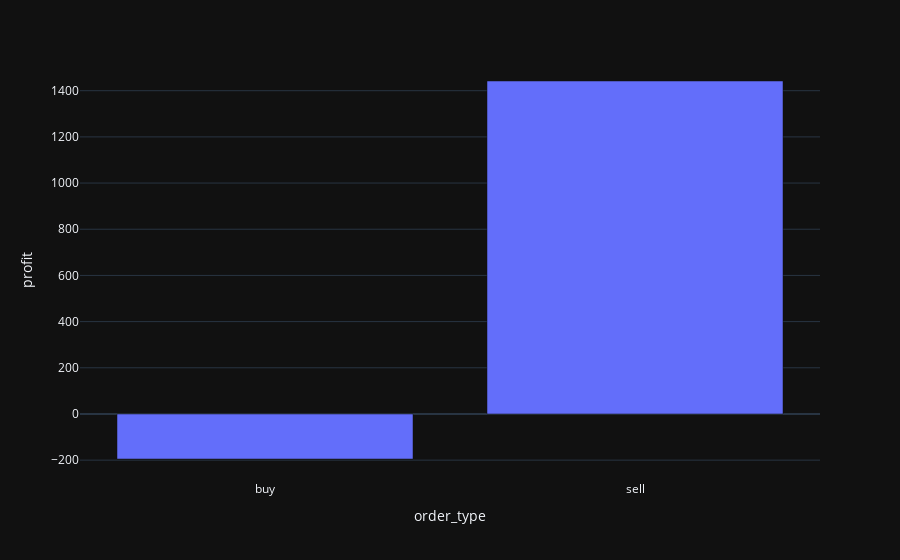
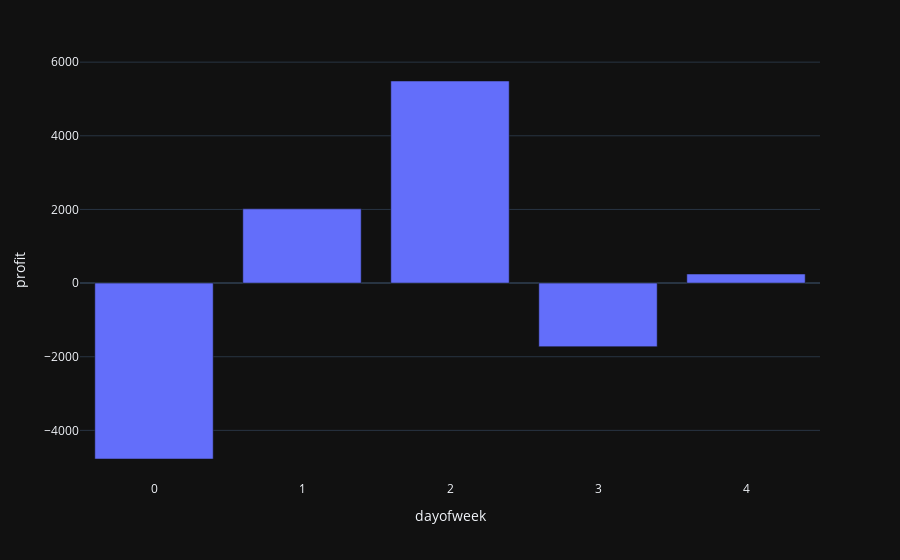

Notebook source saved alongside these figures, in order:
### Code cell
evaluate_backtest(bt.trades)

### Figure 1 — Plotly figure (JSON) as saved in the notebook; plotly's stock layout.template omitted (floating-point values rounded to 4 significant figures)
{"data": [{"alignmentgroup": "True", "hovertemplate": "order_type=%{x}<br>profit=%{y}<extra></extra>", "legendgroup": "", "marker": {"color": "#636efa", "pattern": {"shape": ""}}, "name": "", "offsetgroup": "", "orientation": "v", "showlegend": false, "textposition": "auto", "x": ["buy", "sell"], "xaxis": "x", "y": [-195.0, 1442.0], "yaxis": "y", "type": "bar"}], "layout": {"xaxis": {"anchor": "y", "domain": [0.0, 1.0], "title": {"text": "order_type"}}, "yaxis": {"anchor": "x", "domain": [0.0, 1.0], "title": {"text": "profit"}}, "legend": {"tracegroupgap": 0}, "margin": {"t": 60}, "barmode": "relative"}}

### Figure 2 — Plotly figure (JSON) as saved in the notebook; plotly's stock layout.template omitted (floating-point values rounded to 4 significant figures)
{"data": [{"alignmentgroup": "True", "hovertemplate": "dayofweek=%{x}<br>profit=%{y}<extra></extra>", "legendgroup": "", "marker": {"color": "#636efa", "pattern": {"shape": ""}}, "name": "", "offsetgroup": "", "orientation": "v", "showlegend": false, "textposition": "auto", "x": [0, 1, 2, 3, 4], "xaxis": "x", "y": [-4777.0, 2016.0, 5488.0, -1726.0, 246.0], "yaxis": "y", "type": "bar"}], "layout": {"xaxis": {"anchor": "y", "domain": [0.0, 1.0], "title": {"text": "dayofweek"}}, "yaxis": {"anchor": "x", "domain": [0.0, 1.0], "title": {"text": "profit"}}, "legend": {"tracegroupgap": 0}, "margin": {"t": 60}, "barmode": "relative"}}
